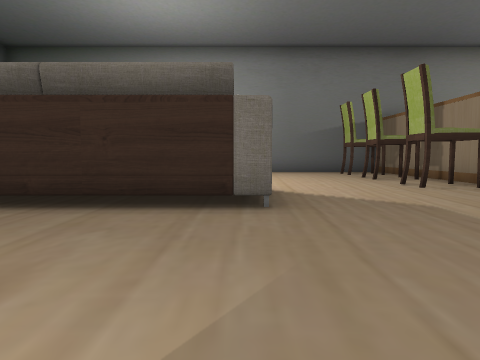
[1] (above)

24 first-person views from a walk through a Unity game level. The camera is 1.3 m above the floor, tilts 4° down and sees 70° across. Doors are open. The floor is counted in squares, 2 m on a side. Each view is taken from the middle of a square. On the plan, view 1 faces up. The plan holds only what a view shows up to about 10 squares ahead; the rest is blank. The player character is not drawn. Some surface patterns are stand-ins.

[2]
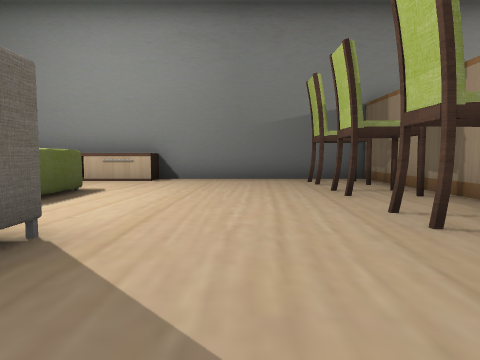

[3]
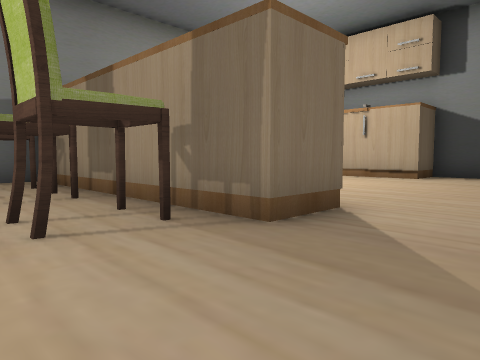

[4]
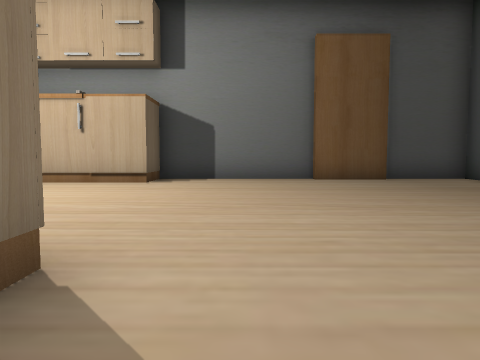

[5]
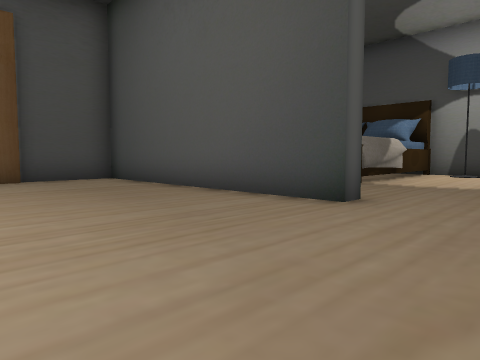

[6]
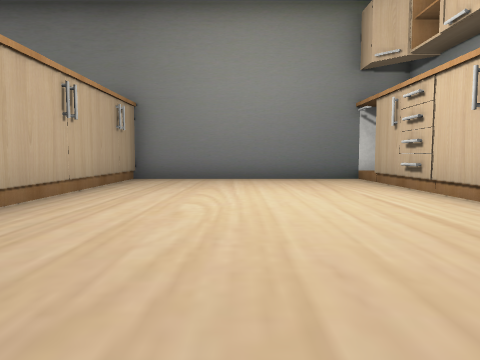

[7]
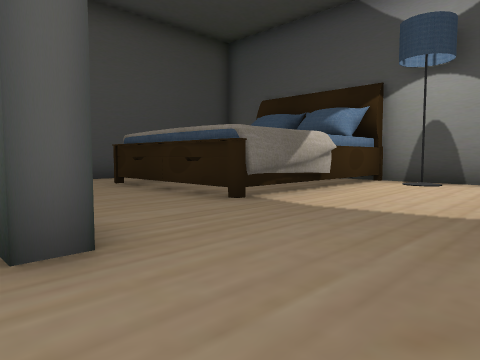

[8]
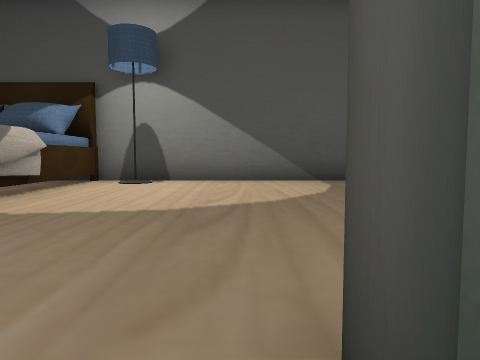

[9]
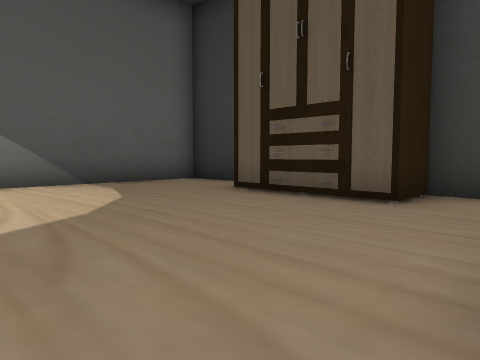

[10]
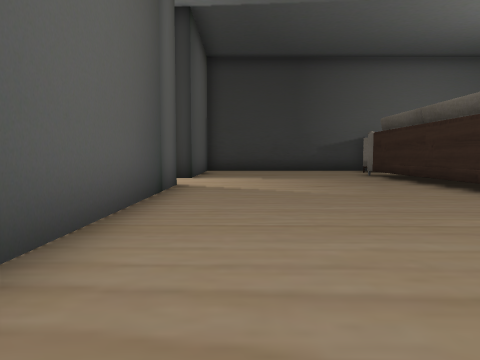

[11]
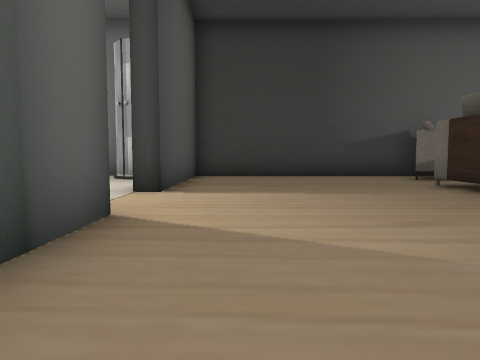

[12]
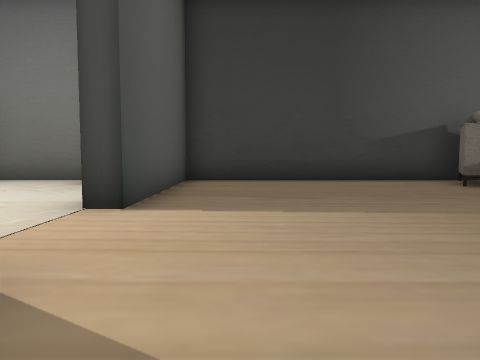

[13]
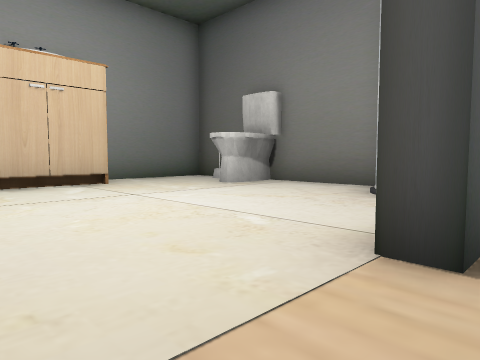

[14]
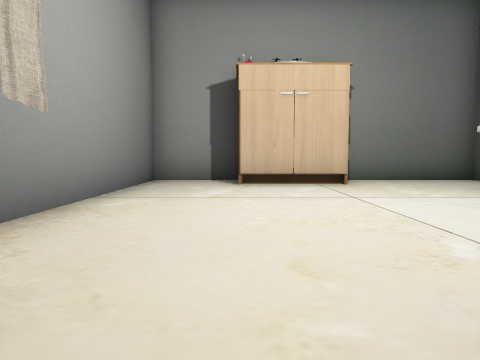

[15]
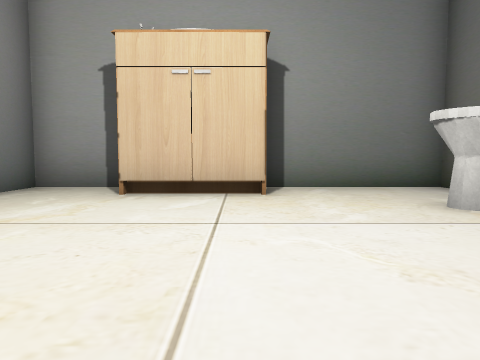

[16]
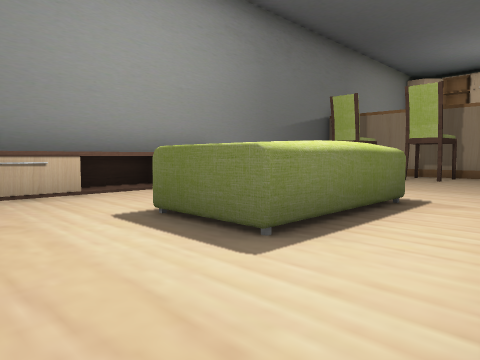

[17]
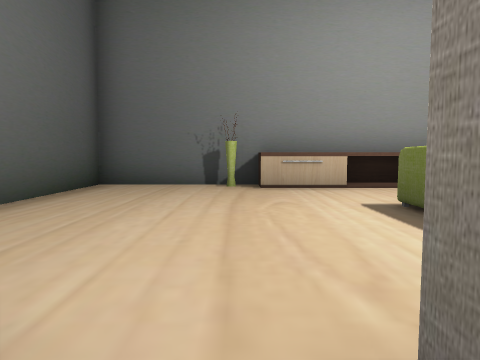

[18]
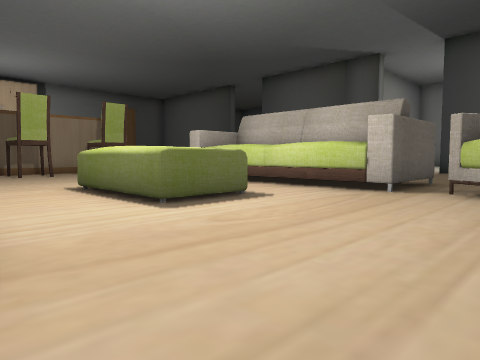

[19]
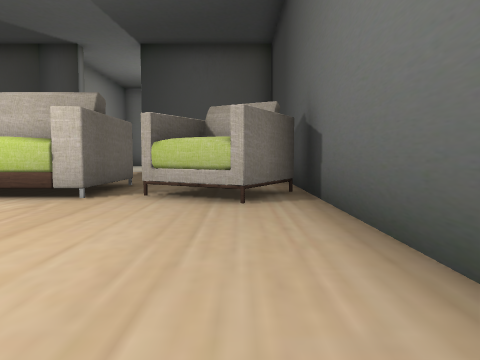

[20]
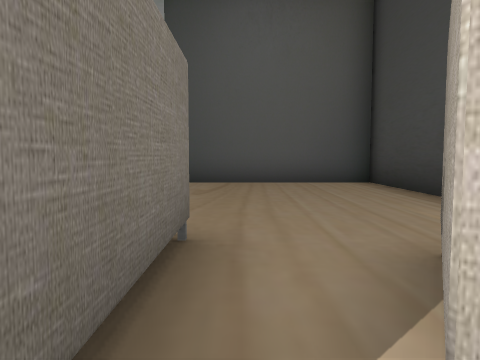

[21]
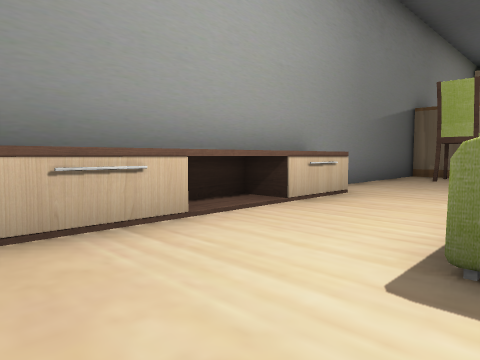

[22]
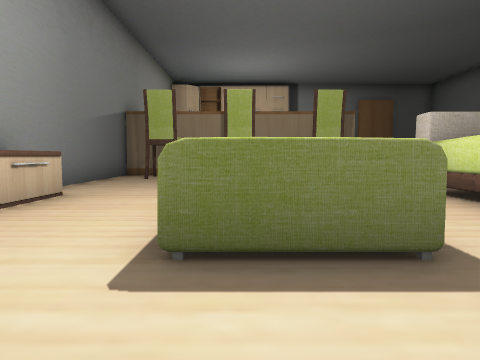

[23]
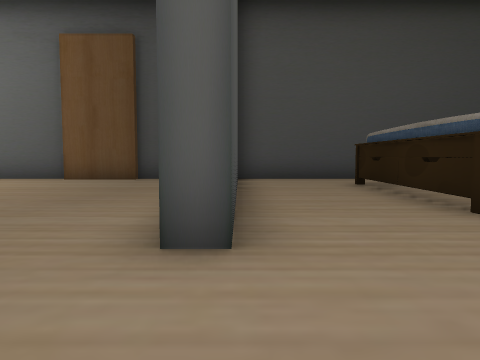

[24]
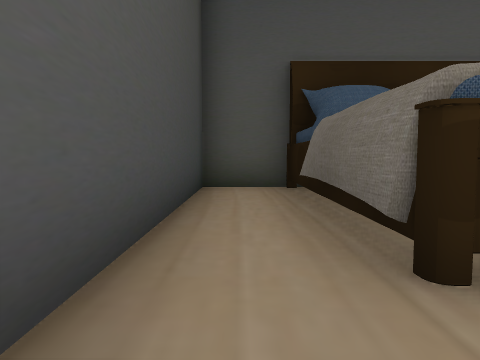

### Floor plan
Key: @ floor where view 1 was taken; # wall or solid block; x gap in a wall; . floor; D open door; ^ raised ledge; C chair; S shower; T toilet; A vase; O other object.
Columns run from 10 left of view 1 to 15 right of it. Each row starts with its distance up from view 1.
 14 #########################
 13 #...A^^^^^....x.##.....D
 12 #.............CC##......
 11 #...............##.....O
 10 #.....####....CC##......#
  9 #.....####......O#.....O
  8 #.............CC##......
  7 #.#...........CC##.......#
  6 ####.######.....O........#
  5 #..#.######..............#
  4 #........................#
  3 #............  ..........#
  2 #........................#
  1 #........................#
  0 #.........@..............#
 -1 #........................#
 -2 ######...######...########
 -3   S.......#..............#
 -4 #.........##.............#
 -5 #.........##.......#####.#
 -6 #.........##.......#   #.#
 -7 ##T.......##.......#   #.#
 -8   ........#........#   #.#
 -9  ....###..#........#   #.#
-10 #....###..#........#   #.#
-11 ###### #############   ###

Positions as (right, up) in squares from view 1, and headings:
1: (0, 0), facing up
2: (2, 4), facing up
3: (3, 4), facing up-right
4: (5, 5), facing right
5: (5, 3), facing down-right
6: (10, 4), facing up
7: (5, -1), facing down-right
8: (5, -1), facing down
9: (6, -2), facing down-left
10: (6, 0), facing left
11: (2, 0), facing left
12: (0, 0), facing left
13: (-2, -1), facing down-left
14: (-3, -1), facing down
15: (-5, -3), facing down
16: (-6, 7), facing up-right
17: (-6, 6), facing up
18: (-8, 13), facing down-right
19: (-8, 12), facing down
20: (-6, 7), facing down
21: (-6, 10), facing up-right
22: (-6, 10), facing right
23: (5, -2), facing right
24: (14, -3), facing down
